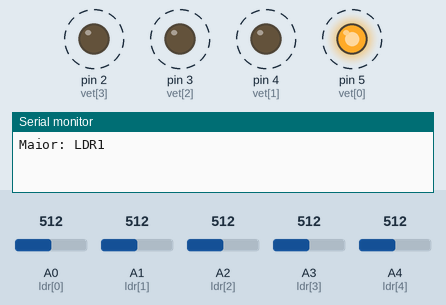
Simulated run of this sketch. Board: Arduino Uno, built with avr-gcc and run on an emulated ATmega328P. Shown: output pins drawn as LEDs (lit = HIGH), the last lines printed to the serial monitor. Dashed ring = blinking. Inputs (shaded band) come from the test bench; at power-on: A1 (ldr[1]) = 512, A3 (ldr[3]) = 512, A0 (ldr[0]) = 512, A2 (ldr[2]) = 512, A4 (ldr[4]) = 512.

Above: at 1.25 s.
1.3 s: A1 (ldr[1]) set to 498
At 1.9 s:
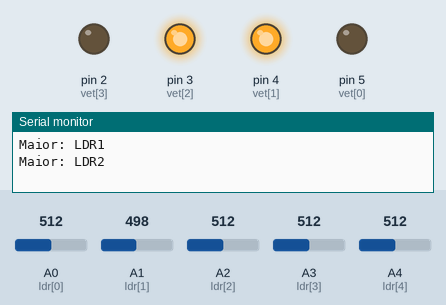
3.1 s: A3 (ldr[3]) set to 501
At 3.36 s:
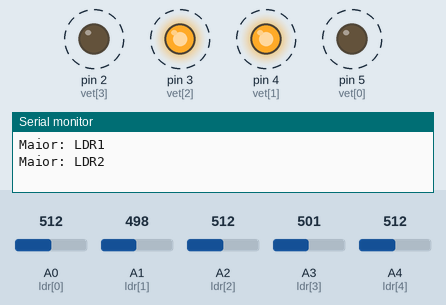
6.1 s: A0 (ldr[0]) set to 501
At 6.38 s:
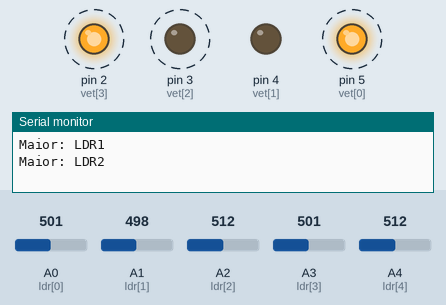
9.1 s: A0 (ldr[0]) set to 306
At 10.1 s:
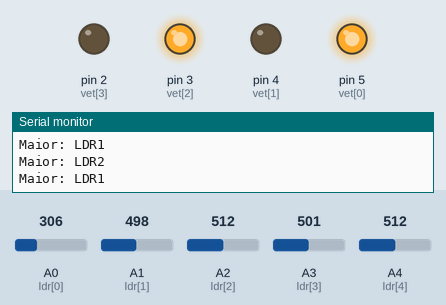
10.6 s: A1 (ldr[1]) set to 306
At 10.8 s:
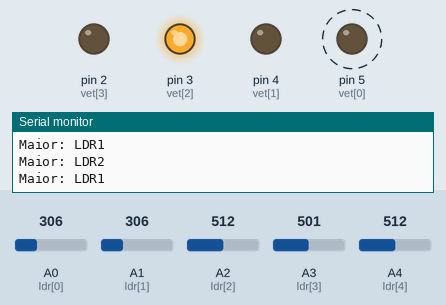
13.6 s: A1 (ldr[1]) set to 30
At 14.4 s:
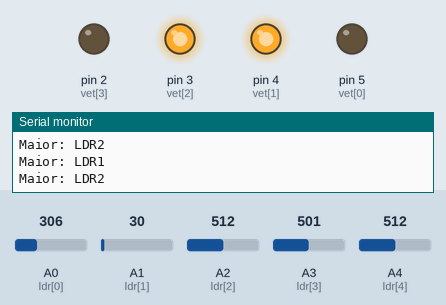
Timing chart, 0 to 16.1 s (numbered marks = the images above; inputs shaded):
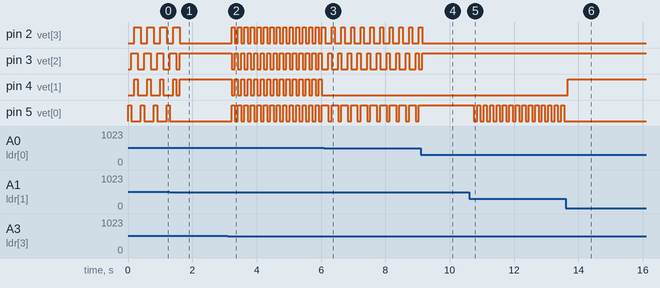

The sketch:

Eficient_receptor_light.ino
```cpp
int ldr[] = {A0, A1, A2, A3, A4};
int vet[] = {5, 4, 3, 2};
int valorLDR1 = 0;
int valorLDR2 = 0;
int valorLDR3 = 0;
int valorLDR4 = 0;
int valorLDR5 = 0;

int maior = 0;
void setup() {
  for (int i = 0; i < 5; i++) {
    pinMode(ldr[i], INPUT);
    if (i < 4)
      pinMode(vet[i], OUTPUT);
  }
  Serial.begin(9600);
}

void loop() {
  // put your main code here, to run repeatedly:
  valorLDR1 = analogRead(ldr[0]);
  valorLDR2 = analogRead(ldr[1]);
  valorLDR3 = analogRead(ldr[2]);
  valorLDR4 = analogRead(ldr[3]);
  valorLDR5 = analogRead(ldr[4]);
  valorLDR1 = map(valorLDR1, 0, 1024, 255, 0);
  valorLDR2 = map(valorLDR2, 0, 1024, 255, 0);
  valorLDR3 = map(valorLDR3, 0, 1024, 255, 0);
  valorLDR4 = map(valorLDR4, 0, 1024, 255, 0);
  valorLDR5 = map(valorLDR5, 0, 1024, 255, 0);
  if (maior < valorLDR1) {
    maior = valorLDR1;
    Serial.println("Maior: LDR1");
  }
  if (maior < valorLDR2) {
    maior = valorLDR2;
    Serial.println("Maior: LDR2");
  }
  if (maior < valorLDR3) {
    maior = valorLDR3;
    Serial.println("Maior: LDR3");
  }
  if (maior < valorLDR4) {
    maior = valorLDR4;
    Serial.println("Maior: LDR4");
  }
  if (maior == valorLDR1 && maior== valorLDR4) {//pos 1
    digitalWrite(vet[0], HIGH);
    digitalWrite(vet[1], LOW);
    digitalWrite(vet[2], LOW);
    digitalWrite(vet[3], LOW);
    delay(100);
  }
  if (maior == valorLDR1 && maior != valorLDR4) {//pos 2
    digitalWrite(vet[0], HIGH);
    digitalWrite(vet[1], LOW);
    digitalWrite(vet[2], HIGH);
    digitalWrite(vet[3], LOW);
    delay(100);
  }
  if (maior == valorLDR2 && maior == valorLDR1) {//pos 3
    digitalWrite(vet[0], LOW);
    digitalWrite(vet[1], LOW);
    digitalWrite(vet[2], HIGH);
    digitalWrite(vet[3], LOW);
    delay(100);
  }

  if (maior == valorLDR2 && maior != valorLDR1) {//pos 4
    digitalWrite(vet[0], LOW);
    digitalWrite(vet[1], HIGH);
    digitalWrite(vet[2], HIGH);
    digitalWrite(vet[3], LOW);
    delay(100);
  }

  if (maior == valorLDR2 && maior == valorLDR3) {//pos 5
    digitalWrite(vet[0], LOW);
    digitalWrite(vet[1], HIGH);
    digitalWrite(vet[2], HIGH);
    digitalWrite(vet[3], HIGH);
    delay(100);
  }

  if (maior == valorLDR3 && maior != valorLDR3) {//pos 6
    digitalWrite(vet[0], LOW);
    digitalWrite(vet[1], HIGH);
    digitalWrite(vet[2], LOW);
    digitalWrite(vet[3], HIGH);
    delay(100);
  }
  if (maior == valorLDR3 && maior == valorLDR4) {//pos 7
    digitalWrite(vet[0], LOW);
    digitalWrite(vet[1], LOW);
    digitalWrite(vet[2], LOW);
    digitalWrite(vet[3], HIGH);
    delay(100);
  }
  if (maior == valorLDR4 && maior != valorLDR3) {//pos 8
    digitalWrite(vet[0], HIGH);
    digitalWrite(vet[1], LOW);
    digitalWrite(vet[2], LOW);
    digitalWrite(vet[3], HIGH);
    delay(100);
  }
}
```

Measured:
- the behaviour switches between 510 and 509 on A1 (ldr[1]) (found by bisection; images 0 and 1)
- the behaviour switches between 502 and 501 on A3 (ldr[3]) (found by bisection; images 1 and 2)
- the behaviour switches between 502 and 501 on A0 (ldr[0]) (found by bisection; images 2 and 3)
- after the input at 1.3 s, pin 2 (vet[3]): goes on until 1.6 s, then stays LOW; pin 5 (vet[0]): goes on until 1.3 s, then stays LOW
- after the input at 3.1 s, pin 2 (vet[3]), pin 3 (vet[2]), pin 4 (vet[1]), pin 5 (vet[0]): alternates HIGH for 0.10 s and LOW for 0.10 s, starting after 0.12 s
- after the input at 6.1 s, pin 2 (vet[3]): alternates HIGH for 0.10 s and LOW for 0.20 s, starting after 0.23 s; pin 3 (vet[2]): alternates HIGH for 0.10 s and LOW for 0.20 s, starting after 0.13 s; pin 4 (vet[1]): stops changing and stays LOW; pin 5 (vet[0]): alternates HIGH for 0.20 s and LOW for 0.10 s, starting after 0.13 s
- after the input at 9.1 s, pin 2 (vet[3]): goes on until 9.1 s, then stays LOW; pin 5 (vet[0]): stops changing and stays HIGH
- after the input at 10.6 s, pin 5 (vet[0]): alternates HIGH for 0.10 s and LOW for 0.10 s, starting after 0.15 s
- after the input at 13.6 s, pin 4 (vet[1]): LOW → HIGH after 0.06 s; pin 5 (vet[0]): stops changing and stays LOW
